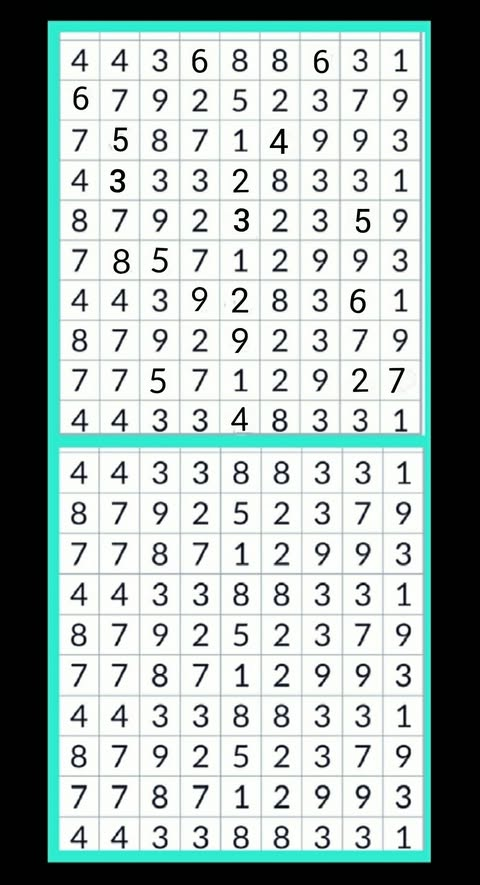
#> input picture spot_the_difference/validation_dataset/puzzle_06.jpg, 480 x 885 px, found by its file name
$ python test_bbox.py
#> lines starting #> are read from the running program, lines starting #| are printed output that depends on the picture; after the words box and inside, x2 and y2 are one past the last pixel; in counts of white or black regions, pixels touching at a corner belong together
import cv2
import numpy as np
from pathlib import Path

SCRIPT_DIR = Path(__file__).resolve().parent
img = cv2.imread(str(SCRIPT_DIR / "validation_dataset/puzzle_06.jpg"))
#> img is the input picture: shape (885, 480, 3); mean B, G, R 172.3, 175.1, 161.5
h, w = img.shape[:2]
#> h = 885; w = 480
sep = h // 2
#> sep = 442
img_a, img_b = img[:sep], img[sep:]
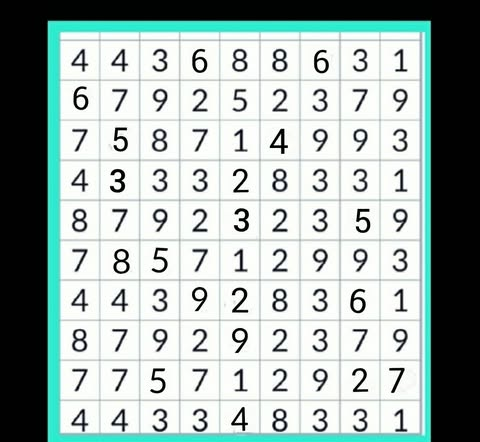
#> img_a: shape (442, 480, 3); mean B, G, R 172, 175.2, 161.4
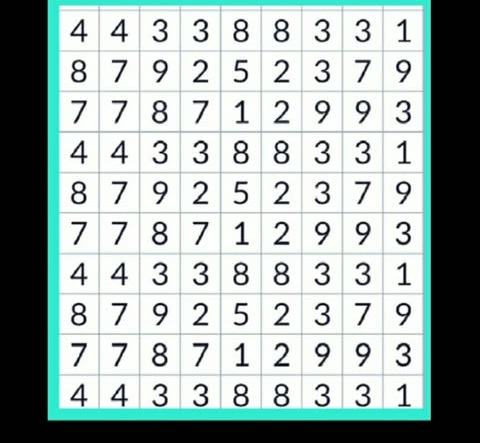
#> img_b: shape (443, 480, 3); mean B, G, R 172.6, 175.1, 161.7

print(f"img_a shape: {img_a.shape}")
#| img_a shape: (442, 480, 3)
print(f"img_b shape: {img_b.shape}")
#| img_b shape: (443, 480, 3)

def get_grid_bbox_debug(img_bgr, name):
#> called with name = 'A'
    gray = cv2.cvtColor(img_bgr, cv2.COLOR_BGR2GRAY)
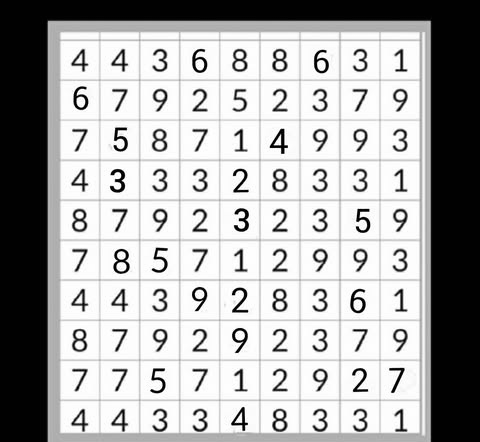
#> gray: shape (442, 480); min 0, max 255, mean 170.7
    binary = cv2.adaptiveThreshold(gray, 255, cv2.ADAPTIVE_THRESH_GAUSSIAN_C, cv2.THRESH_BINARY, 15, 8)
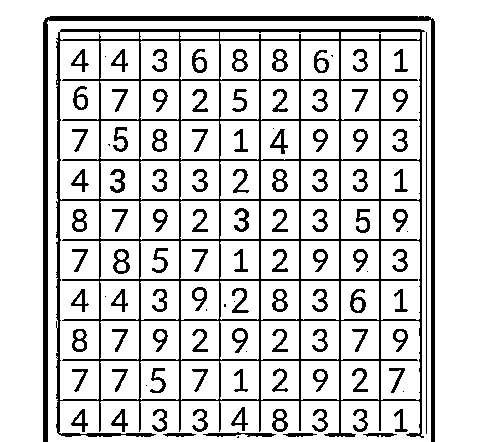
#> binary: shape (442, 480); 82.8% white; 111 black regions (14 under 20 px)
    if np.mean(binary) < 128:
        binary = cv2.bitwise_not(binary)
    cnts, _ = cv2.findContours(cv2.bitwise_not(binary), cv2.RETR_EXTERNAL, cv2.CHAIN_APPROX_SIMPLE)
#> cnts = 17 contours, 2 with area under 20; largest, box (x1, y1, x2, y2) and area: (56, 29, 425, 438) 135706, (43, 16, 435, 442) 4476, (272, 409, 288, 432) 254, (231, 407, 248, 431) 154, (111, 409, 128, 432) 153
    if cnts:
        largest = max(cnts, key=cv2.contourArea)
#> largest = contour of 290 points, box (x1, y1, x2, y2) (56, 29, 425, 438), area 135706
        x, y, cw, ch = cv2.boundingRect(largest)
#> x = 56; y = 29; cw = 369; ch = 409
        print(f"[{name}] largest contour area: {cv2.contourArea(largest)}, bbox: x={x}, y={y}, w={cw}, h={ch}")
#| [A] largest contour area: 135706.5, bbox: x=56, y=29, w=369, h=409
        return x, y, cw, ch
    return 0, 0, img_bgr.shape[1], img_bgr.shape[0]

get_grid_bbox_debug(img_a, "A")
get_grid_bbox_debug(img_b, "B")
#> call 2 of get_grid_bbox_debug, with name = 'B'
#> in get_grid_bbox_debug (call 2), `gray = cv2.cvtColor(img_bgr, cv2.COLOR_BGR2GRAY)`:
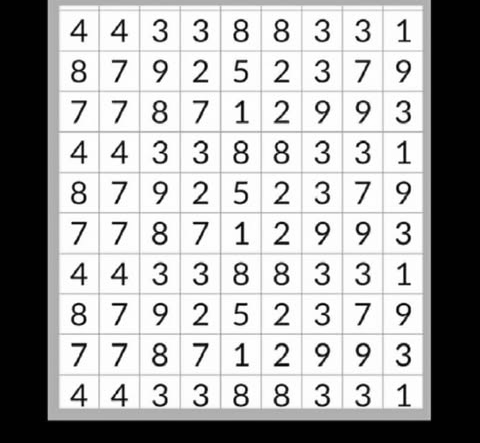
#> gray: shape (443, 480); min 0, max 255, mean 170.8
#> in get_grid_bbox_debug (call 2), `binary = cv2.adaptiveThreshold(gray, 255, cv2.ADAPTIVE_THRESH_GAUSSIAN..`:
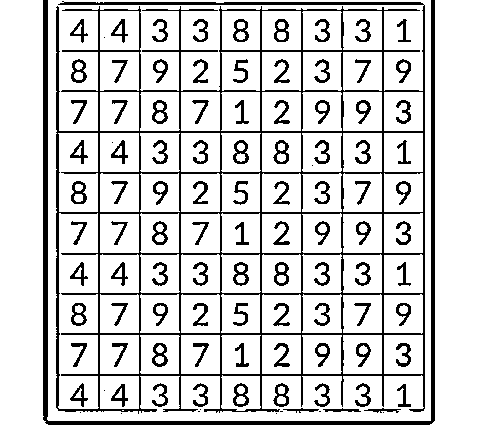
#> binary: shape (443, 480); 83.3% white; 107 black regions (12 under 20 px)
#> in get_grid_bbox_debug (call 2), `cnts, _ = cv2.findContours(cv2.bitwise_not(binary), cv2.RETR_EXTERNAL,..`: cnts = 28 contours, 8 with area under 20; largest, box (x1, y1, x2, y2) and area: (56, 1, 425, 414) 125807, (43, 0, 435, 425) 4096, (71, 59, 87, 83) 262, (273, 383, 289, 407) 257, (396, 59, 411, 83) 179
#> in get_grid_bbox_debug (call 2), `largest = max(cnts, key=cv2.contourArea)`: largest = contour of 447 points, box (x1, y1, x2, y2) (56, 1, 425, 414), area 125807
#> in get_grid_bbox_debug (call 2), `x, y, cw, ch = cv2.boundingRect(largest)`: y = 1; ch = 413
#| [B] largest contour area: 125807.0, bbox: x=56, y=1, w=369, h=413

$ run again, with spot_the_difference/validation_dataset/puzzle_02.jpg copied over spot_the_difference/validation_dataset/puzzle_06.jpg
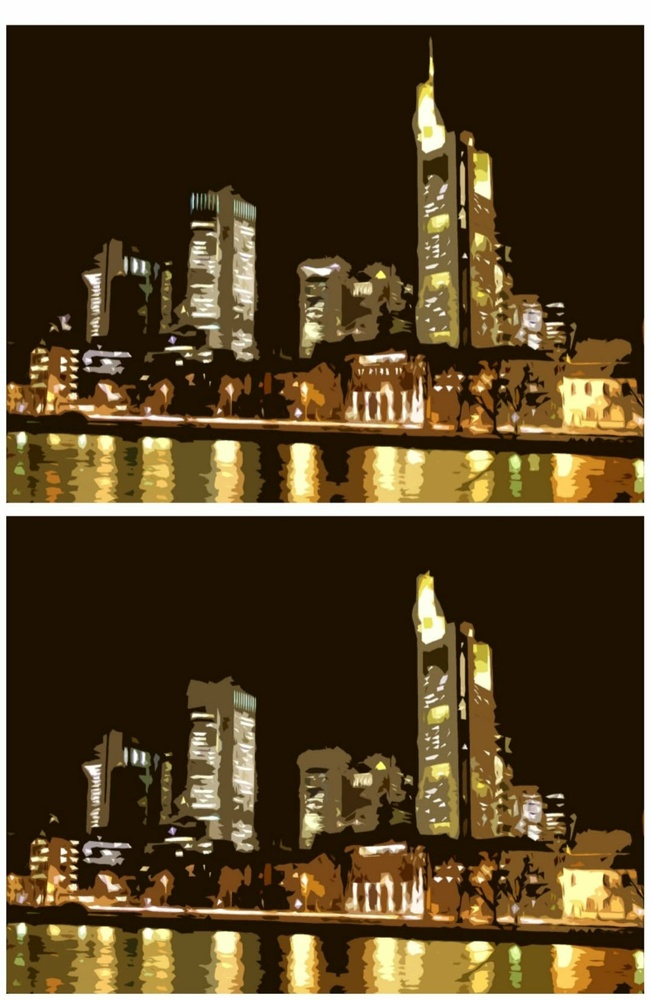
#> input picture spot_the_difference/validation_dataset/puzzle_02.jpg, 651 x 1000 px, shrunk from 1080 x 1659 before the run, found by its file name
#> img is the input picture: shape (1000, 651, 3); mean B, G, R 40, 67.8, 85.3
#| img_a shape: (500, 651, 3)
#| img_b shape: (500, 651, 3)
#> in get_grid_bbox_debug, `binary = cv2.adaptiveThreshold(gray, 255, cv2.ADAPTIVE_THRESH_GAUSSIAN..`:
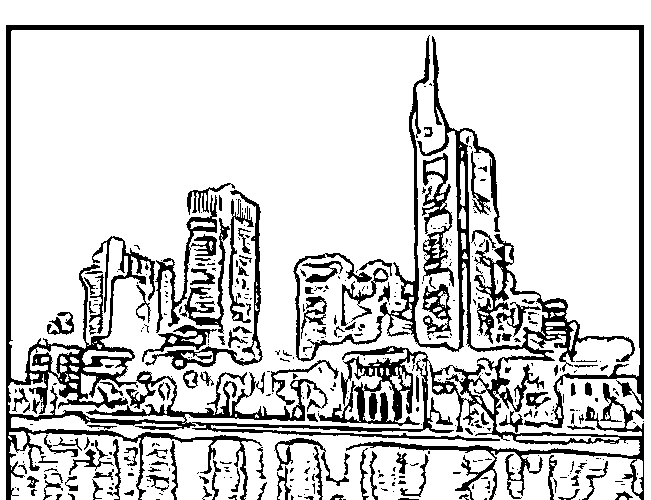
#> binary: shape (500, 651); 81.9% white; 416 black regions (283 under 20 px)
#> cnts = 151 contours, 112 with area under 20; largest, box (x1, y1, x2, y2) and area: (6, 25, 644, 500) 259676, (274, 438, 349, 486) 502, (69, 440, 114, 475) 185, (107, 439, 121, 500) 132, (170, 441, 178, 500) 127
#> largest = contour of 1703 points, box (x1, y1, x2, y2) (6, 25, 644, 500), area 259676
#> x = 6; y = 25; cw = 638; ch = 475
#| [A] largest contour area: 259676.5, bbox: x=6, y=25, w=638, h=475
#> in get_grid_bbox_debug (call 2), `binary = cv2.adaptiveThreshold(gray, 255, cv2.ADAPTIVE_THRESH_GAUSSIAN..`:
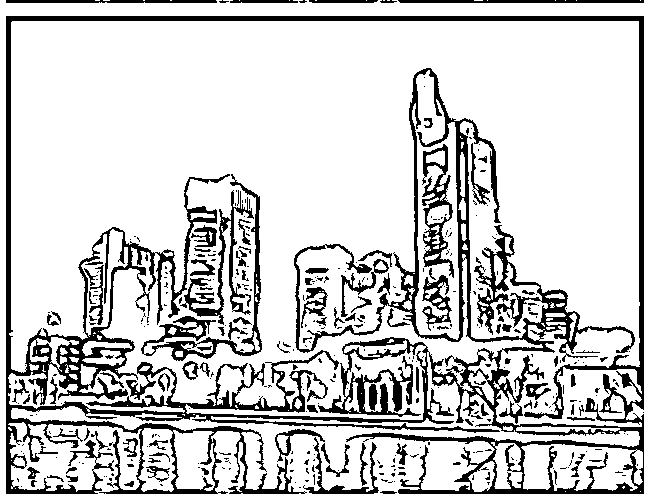
#> binary: shape (500, 651); 81.2% white; 387 black regions (278 under 20 px)
#> cnts = 98 contours, 77 with area under 20; largest, box (x1, y1, x2, y2) and area: (6, 16, 644, 494) 273044, (303, 437, 379, 494) 489, (398, 0, 644, 3) 474, (6, 0, 217, 3) 398, (275, 429, 325, 462) 394
#> largest = contour of 2137 points, box (x1, y1, x2, y2) (6, 16, 644, 494), area 273044
#> y = 16; ch = 478
#| [B] largest contour area: 273044.0, bbox: x=6, y=16, w=638, h=478

$ run again, with spot_the_difference/validation_dataset/puzzle_03.jpg copied over spot_the_difference/validation_dataset/puzzle_06.jpg
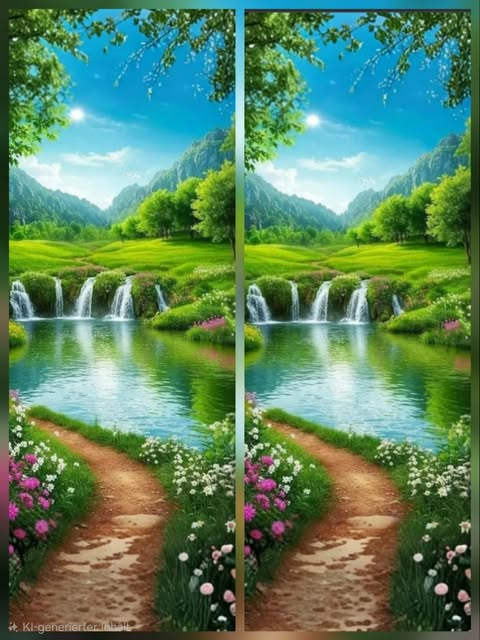
#> input picture spot_the_difference/validation_dataset/puzzle_03.jpg, 480 x 640 px, found by its file name
#> img is the input picture: shape (640, 480, 3); mean B, G, R 96.8, 131.6, 92.6
#| img_a shape: (320, 480, 3)
#| img_b shape: (320, 480, 3)
#> in get_grid_bbox_debug, `binary = cv2.adaptiveThreshold(gray, 255, cv2.ADAPTIVE_THRESH_GAUSSIAN..`:
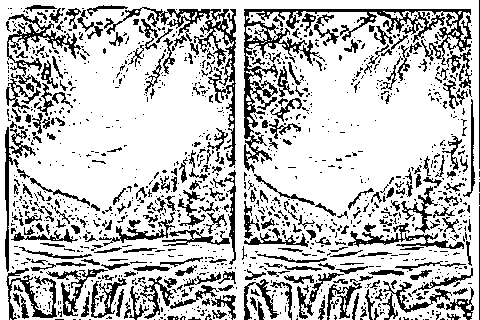
#> binary: shape (320, 480); 75.8% white; black in thin lines or dots
#> cnts = 1282 contours, 1100 with area under 20; largest, box (x1, y1, x2, y2) and area: (244, 9, 472, 173) 4006, (104, 7, 236, 167) 1838, (7, 14, 81, 92) 770, (5, 127, 36, 272) 506, (348, 223, 464, 249) 504
#> largest = contour of 1505 points, box (x1, y1, x2, y2) (244, 9, 472, 173), area 4006
#> x = 244; y = 9; cw = 228; ch = 164
#| [A] largest contour area: 4006.0, bbox: x=244, y=9, w=228, h=164
#> in get_grid_bbox_debug (call 2), `binary = cv2.adaptiveThreshold(gray, 255, cv2.ADAPTIVE_THRESH_GAUSSIAN..`:
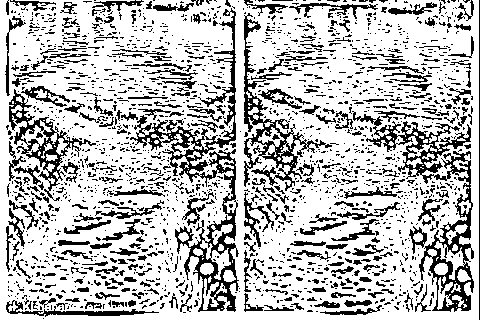
#> binary: shape (320, 480); 73.9% white; black in thin lines or dots
#> cnts = 1906 contours, 1769 with area under 20; largest, box (x1, y1, x2, y2) and area: (130, 8, 239, 312) 5966, (352, 111, 474, 312) 5521, (244, 13, 332, 191) 2604, (9, 89, 96, 201) 2236, (6, 300, 159, 317) 488
#> largest = contour of 1427 points, box (x1, y1, x2, y2) (130, 8, 239, 312), area 5966
#> x = 130; y = 8; cw = 109; ch = 304
#| [B] largest contour area: 5966.0, bbox: x=130, y=8, w=109, h=304

$ run again, with spot_the_difference/validation_dataset/puzzle_04.jpg copied over spot_the_difference/validation_dataset/puzzle_06.jpg
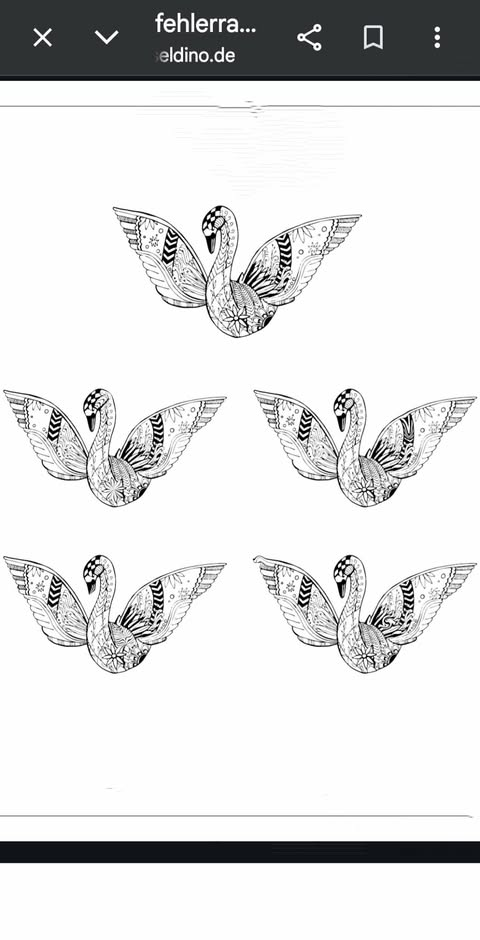
#> input picture spot_the_difference/validation_dataset/puzzle_04.jpg, 480 x 940 px, found by its file name
#> img is the input picture: shape (940, 480, 3); mean B, G, R 221.5, 221.2, 220.8
#| img_a shape: (470, 480, 3)
#| img_b shape: (470, 480, 3)
#> in get_grid_bbox_debug, `binary = cv2.adaptiveThreshold(gray, 255, cv2.ADAPTIVE_THRESH_GAUSSIAN..`:
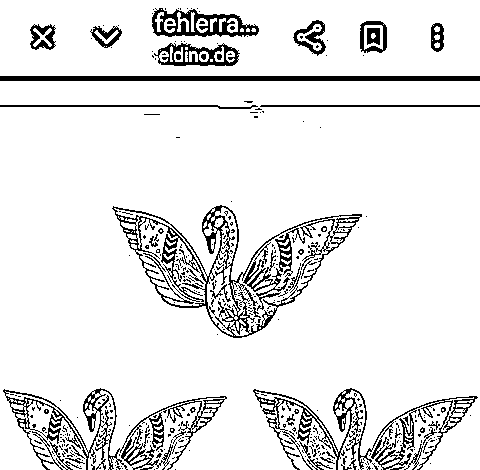
#> binary: shape (470, 480); 90% white; black in thin lines or dots
#> cnts = 224 contours, 204 with area under 20; largest, box (x1, y1, x2, y2) and area: (112, 205, 362, 338) 15184, (3, 388, 227, 470) 4768, (253, 388, 478, 470) 3121, (152, 8, 259, 37) 2068, (0, 76, 480, 81) 1916
#> largest = contour of 455 points, box (x1, y1, x2, y2) (112, 205, 362, 338), area 15184
#> x = 112; y = 205; cw = 250; ch = 133
#| [A] largest contour area: 15183.5, bbox: x=112, y=205, w=250, h=133
#> in get_grid_bbox_debug (call 2), `binary = cv2.adaptiveThreshold(gray, 255, cv2.ADAPTIVE_THRESH_GAUSSIAN..`:
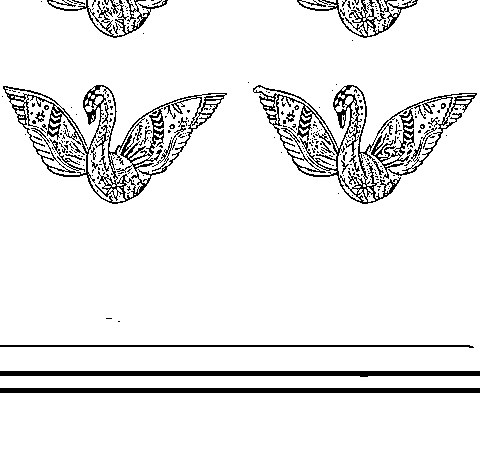
#> binary: shape (470, 480); 92% white; 293 black regions (266 under 20 px)
#> cnts = 129 contours, 122 with area under 20; largest, box (x1, y1, x2, y2) and area: (3, 85, 227, 204) 12070, (253, 85, 477, 204) 8214, (0, 371, 480, 377) 1924, (0, 388, 480, 393) 1916, (297, 0, 418, 38) 610, (47, 0, 168, 38) 541, (0, 345, 474, 348) 474
#> largest = contour of 459 points, box (x1, y1, x2, y2) (3, 85, 227, 204), area 12070
#> x = 3; y = 85; cw = 224; ch = 119
#| [B] largest contour area: 12070.0, bbox: x=3, y=85, w=224, h=119
